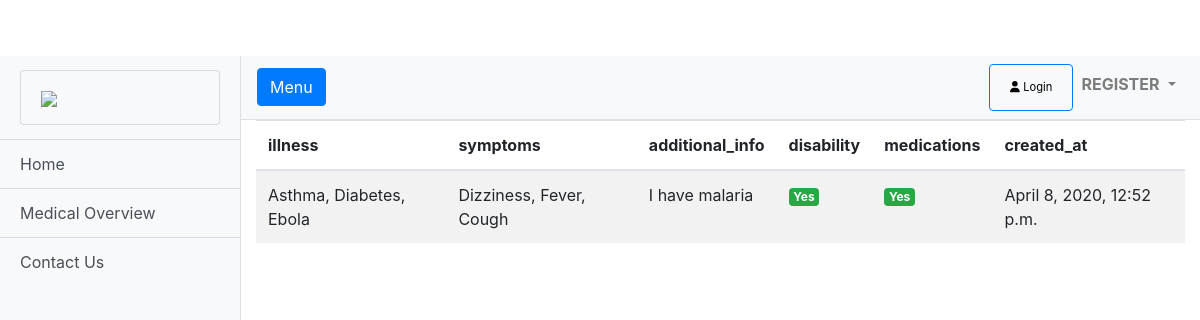
The page /record-detail/2/ on the database as committed earlier.
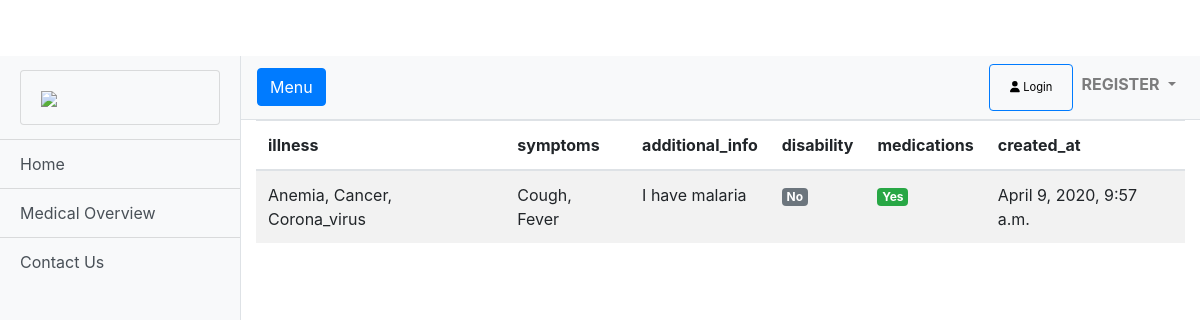
The same page on the database as committed later.
### medicalapp/models.py (models this page shows, shortened)
class MedicalHistory(models.Model):
    Anxiety = 'Anxiety'
    Arthritis = 'Arthritis'
    Asthma = 'Asthma'
    Anemia = 'Anemia'
    Cancer = 'Cancer'
    Corona_virus = 'Corona_virus'
    Diabetes = 'Diabetes'
    Ebola = 'Ebola'
    HIV = 'HIV'
    ILLNESS_CHOICES = (
        (Anxiety, "Anxiety"),
        (Arthritis, "Arthritis"),
        (Asthma, "Asthma"),
        (Anemia, "Anemia"),
        (Cancer, "Cancer"),
        (Corona_virus, "Corona_virus"),
        (Diabetes, "Diabetes"),
        (Ebola, "Ebola"),
        (HIV, "HIV"),
    )
    user = models.ForeignKey(User, on_delete=models.CASCADE)
    illness = MultiSelectField(choices=ILLNESS_CHOICES, max_length=50)
    symptoms = models.CharField(max_length=100)
    additional_info = models.CharField(max_length=100)
    disability = models.BooleanField(default=False)
    medications = models.BooleanField(default=False)
    created_at = models.DateTimeField(default=timezone.now)

### medicalapp/views/home.py (the view)
# urls.py: path('record-detail/<int:id>/', RecordDetailView.as_view(), name='medical-record-detail'),
class RecordDetailView(DetailView):
    model = MedicalHistory
    template_name = 'record_detail.html'
    context_object_name = 'record'
    pk_url_kwarg = 'id'

### templates/record_detail.html (shortened to what this page needs)
{% extends 'base.html' %}
{% load static %}
{% block content %}
{% include 'sidebar.html' %}
    <section>
        <div class="container">
            <div class="row">
                <div class="col-lg-12">
                    <div class="table-responsive">
                        <table class="table table-striped table-hover table-client-dashboard">
                            <thead>
                            <tr>
                                <th>illness</th>
                                <th>symptoms</th>
                                <th>additional_info</th>
                                <th>disability</th>
                                <th>medications</th>
                                <th>created_at</th>
                            </tr>
                            </thead>
                            <tbody>
                                <tr>
                                    <td>
                                        {{ object.illness }}
                                    </td>
                                    <td>
                                        {{ object.symptoms }}
                                    </td>
                                    <td>
                                        {{ object.additional_info }}
                                    </td>
                                    {% if object.disability %}
                                    <td>
                                        <span class="badge badge-success">Yes</span>
                                    </td>
                                    {% else %}
                                    <td>
                                        <span class="badge badge-secondary">No</span>
                                    </td>
                                    {% endif %}
                                    {% if object.medications %}
                                    <td>
                                        <span class="badge badge-success">Yes</span>
                                    </td>
                                    {% else %}
                                    <td>
                                        <span class="badge badge-secondary">No</span>
                                    </td>
                                    {% endif %}
                                    <td>
                                        {{ object.created_at }}
                                    </td>
                            </tbody>
                        </table>
                    </div>
                </div>
            </div>
        </div>
    </section>
{% endblock %}

Rows that differ between the two databases and show on the page:
changed MedicalHistory "I have malaria": illness "Asthma, Diabetes, Ebola" → "Anemia, Cancer, Corona_virus"; symptoms "Dizziness, Fever, Cough" → "Cough, Fever"; disability True → False (drawn); created_at "April 8, 2020, 12:52 p.m." → "April 9, 2020, 9:57 a.m."
Other text that changed with them:
text no longer shown: "Yes"
text now shown: "No"
